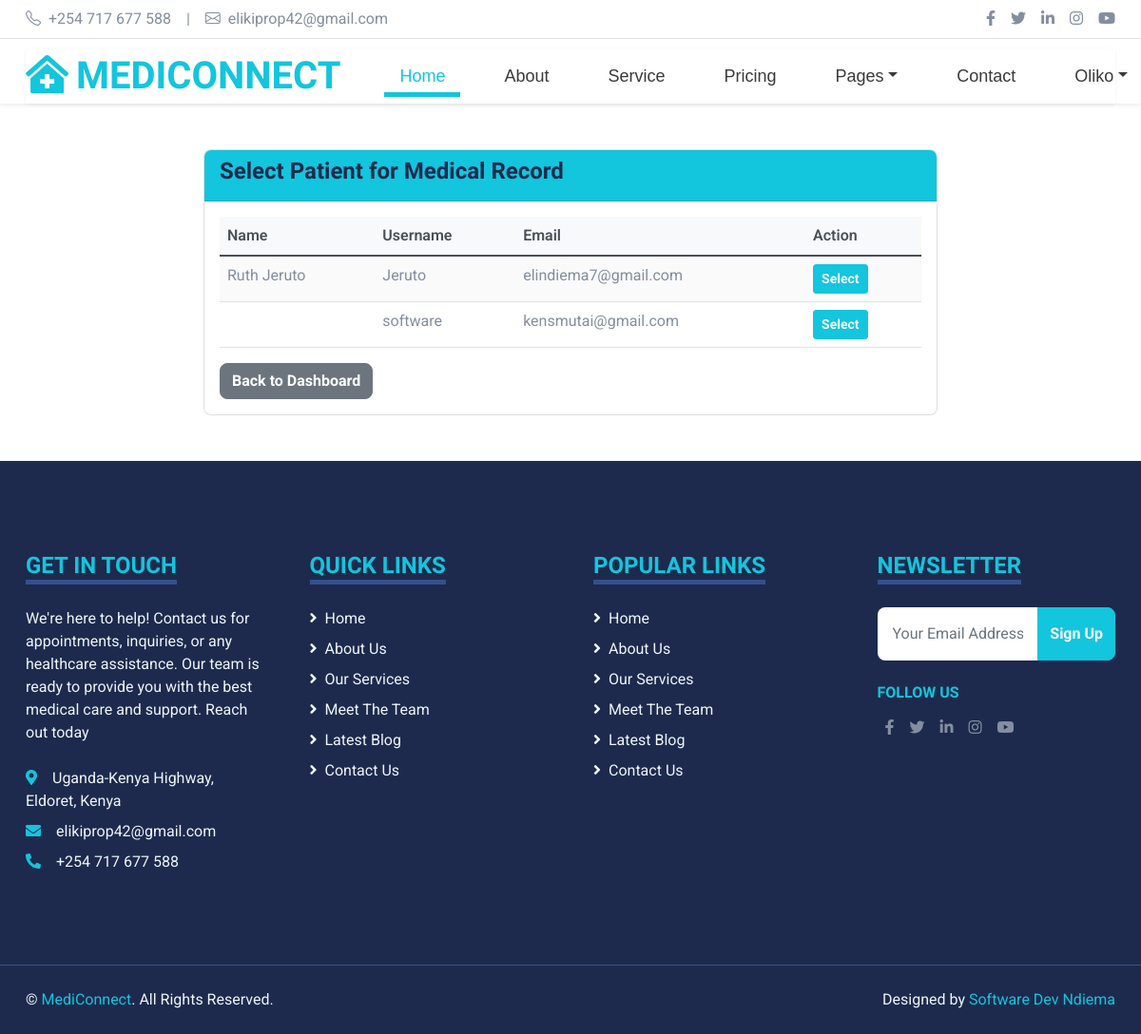
/add-medical-record/ (signed in), run on an earlier commit of the app's database.
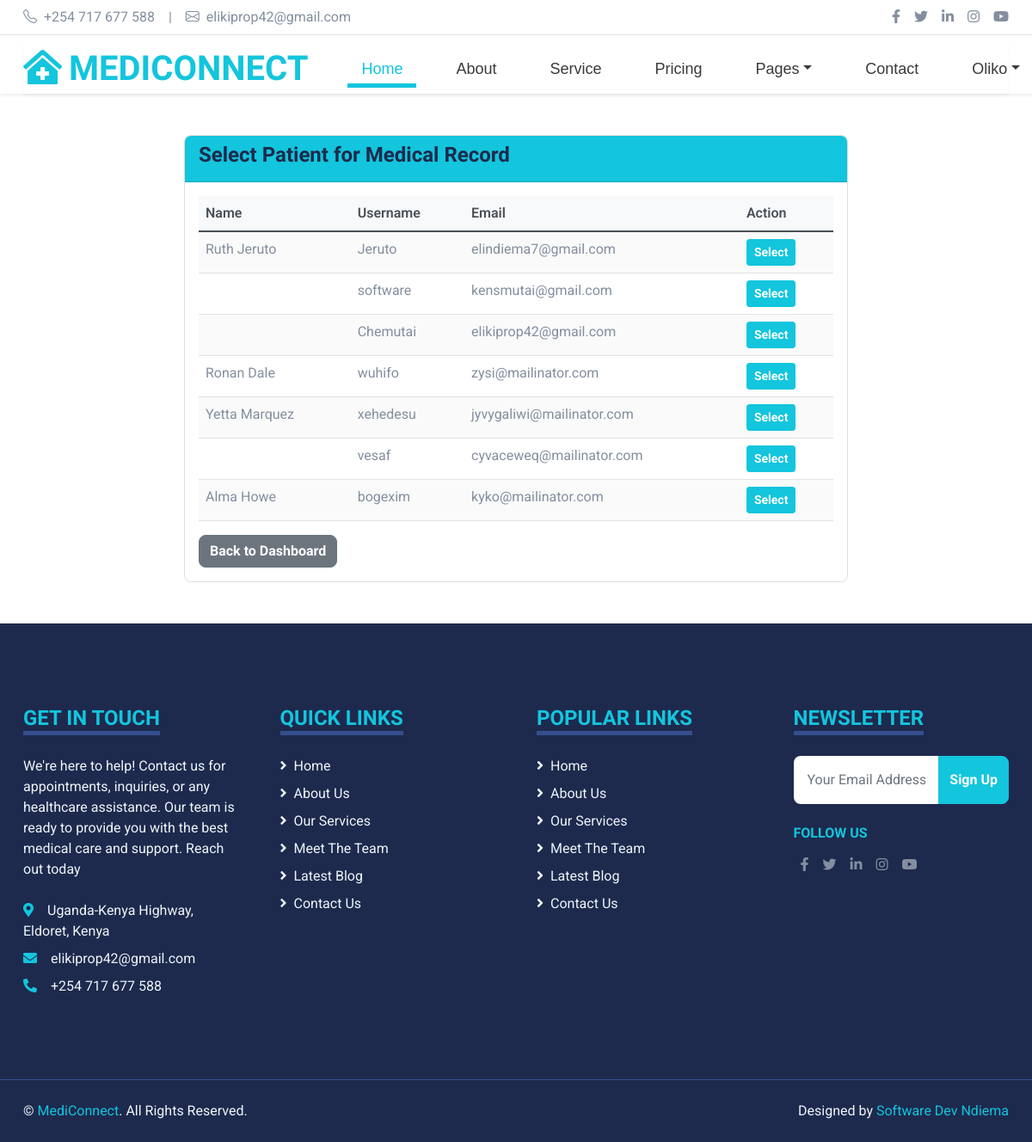
And on a later commit of the database.
### mediapp/models.py (models this page shows, shortened)
class CustomUser(AbstractUser):
    ROLE_CHOICES = [
        ('doctor', 'Doctor'),
        ('patient', 'Patient'),
        ('admin', 'Admin'),
    ]
    role = models.CharField(max_length=20, choices=ROLE_CHOICES, default='patient')

### mediapp/views.py (the view, shortened to what this page needs)
# urls.py: path('add-medical-record/', views.add_medical_record, name='add_medical_record'),
@login_required(login_url="login")
def add_medical_record(request, patient_id=None, record_id=None):
    print("[DEBUG] add_medical_record called")
    print(f"[DEBUG] URL patient_id: {patient_id}, record_id: {record_id}")
    if request.user.role != "doctor":
        messages.error(request, "Only doctors can add or edit medical records.")
        return redirect("home")
    try:
        doctor = Doctor.objects.get(user=request.user)
        print(f"[DEBUG] Doctor found: {doctor}")
    except Doctor.DoesNotExist:
        messages.error(request, "You do not have a doctor profile.")
        return redirect("home")
    patient_id = patient_id or request.GET.get("patient_id") or request.POST.get("patient_id")
    print(f"[DEBUG] Final patient_id: {patient_id}")
    patient = None
    if record_id:  # Editing existing record
        record = get_object_or_404(MedicalRecord, id=record_id, doctor=doctor)
        patient = record.patient
        print(f"[DEBUG] Editing existing record: {record}, Patient: {patient}")
        is_edit = True
    else:  # Adding new record
        if patient_id:
            try:
                patient = CustomUser.objects.get(id=patient_id, role="patient")
                print(f"[DEBUG] Patient found: {patient}")
            except CustomUser.DoesNotExist:
                messages.error(request, "Patient not found or not a valid patient.")
                return redirect("doctor_dashboard")
        else:
            print("[DEBUG] No patient_id provided, rendering patient selection page.")
            patients = CustomUser.objects.filter(role="patient")
            return render(request, "select_patient.html", {"patients": patients})
        record = None
        is_edit = False

### mediapp/models.py (called while the page is built)
    def __str__(self):
        return f"Dr. {self.user.first_name} {self.user.last_name} - {self.specialty or 'No Specialty'}"

### mediapp/templates/select_patient.html
{% extends 'base.html' %}
{% load static %}
{% block content %}
<div class="container mt-5">
    <div class="row">
        <div class="col-md-8 offset-md-2">
            <div class="card">
                <div class="card-header bg-primary text-white">
                    <h4>Select Patient for Medical Record</h4>
                </div>
                <div class="card-body">
                    <div class="table-responsive">
                        <table class="table table-hover">
                            <thead>
                                <tr>
                                    <th>Name</th>
                                    <th>Username</th>
                                    <th>Email</th>
                                    <th>Action</th>
                                </tr>
                            </thead>
                            <tbody>
                                {% for patient in patients %}
                                <tr>
                                    <td>{{ patient.get_full_name }}</td>
                                    <td>{{ patient.username }}</td>
                                    <td>{{ patient.email }}</td>
                                    <td>
                                        <a href="{% url 'add_medical_record' patient_id=patient.id %}" class="btn btn-sm btn-primary">
                                            Select
                                        </a>
                                    </td>
                                </tr>
                                {% empty %}
                                <tr>
                                    <td colspan="4" class="text-center">No patients found.</td>
                                </tr>
                                {% endfor %}
                            </tbody>
                        </table>
                    </div>
                    <div class="mt-3">
                        <a href="{% url 'doctor_dashboard' %}" class="btn btn-secondary">Back to Dashboard</a>
                    </div>
                </div>
            </div>
        </div>
    </div>
</div>
{% endblock %}

What changed in the data, as far as the page shows it:
added CustomUser: username "Chemutai", email "elikiprop42@gmail.com"
added CustomUser: get_full_name "Ronan Dale", username "wuhifo", email "zysi@mailinator.com"
added CustomUser: get_full_name "Yetta Marquez", username "xehedesu", email "jyvygaliwi@mailinator.com"
added CustomUser: username "vesaf", email "cyvaceweq@mailinator.com"
added CustomUser: get_full_name "Alma Howe", username "bogexim", email "kyko@mailinator.com"
